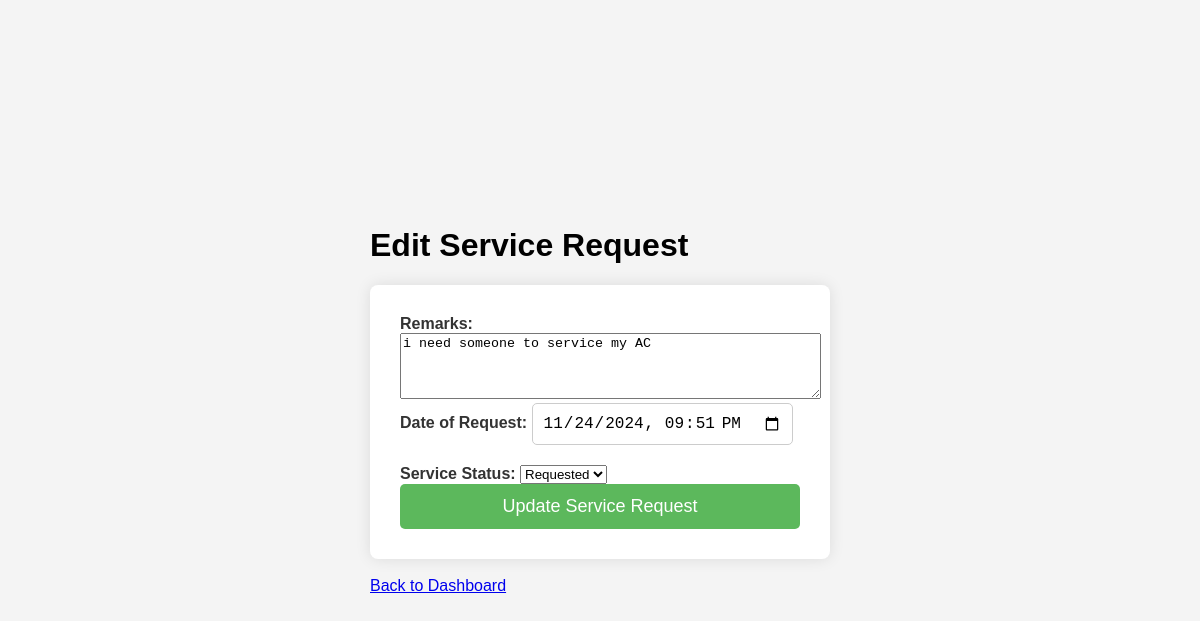
The app's page /customer/service/edit/1, older data.
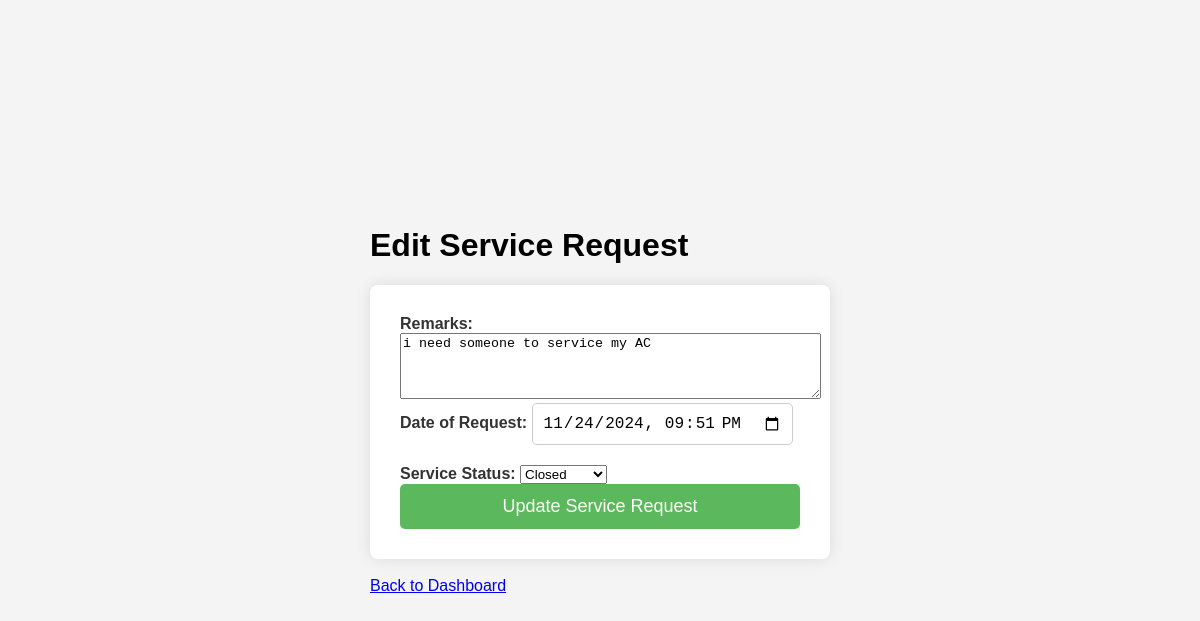
The same page, newer data.
### model/model.py (models this page shows)
class ServiceRequest(db.Model):
    id = db.Column(db.Integer, primary_key=True, autoincrement=True)
    service_id = db.Column(db.Integer, db.ForeignKey("service.id"), nullable=False)
    customer_id = db.Column(db.Integer, db.ForeignKey("customer.id"), nullable=False)
    professional_id = db.Column(db.Integer, db.ForeignKey("service_professional.id"), nullable=True)
    date_of_request = db.Column(db.DateTime, nullable=False)
    date_of_completion = db.Column(db.DateTime, nullable=True)
    service_status = db.Column(db.String(50), default="requested", nullable=False)
    remarks = db.Column(db.Text, nullable=True)

### app.py (the view, shortened to what this page needs)
@app.route("/customer/service/edit/<int:request_id>", methods=["GET", "POST"])
def edit_service_request(request_id):
    service_request = ServiceRequest.query.get(request_id)
    if not service_request:
        flash("Service request not found.")
        return redirect(url_for("customer_dashboard"))
    return render_template("edit_service_request.html", service_request=service_request)

### Templates/edit_service_request.html (shortened to what this page needs)
<!DOCTYPE html>
<html lang="en">
<head>
    <link rel="stylesheet" href="{{ url_for('static', filename='edit_service.css') }}">
</head>
<body>
    <div class="container">
        <h1>Edit Service Request</h1>
        <form method="POST" action="{{ url_for('edit_service_request', request_id=service_request.id) }}">
            <div class="form-group">
                <label for="remarks">Remarks:</label>
                <textarea name="remarks" id="remarks" rows="4" cols="50" required>{{ service_request.remarks }}</textarea>
            </div>
            <div class="form-group">
                <label for="date_of_request">Date of Request:</label>
                <input type="datetime-local" name="date_of_request" id="date_of_request" value="{{ service_request.date_of_request.strftime('%Y-%m-%dT%H:%M') }}" required>
            </div>
            <div class="form-group">
                <label for="service_status">Service Status:</label>
                <select name="service_status" id="service_status">
                    <option value="requested" {% if service_request.service_status == 'requested' %}selected{% endif %}>Requested</option>
                    <option value="closed" {% if service_request.service_status == 'closed' %}selected{% endif %}>Closed</option>
                </select>
            </div>
            <button type="submit">Update Service Request</button>
        </form>
        <br>
        <a href="{{ url_for('customer_dashboard') }}">Back to Dashboard</a>
    </div>
</body>
</html>

Row changes from the older to the newer data that the page shows:
changed ServiceRequest "i need someone to service my AC": service_status "Requested" → "Closed"
